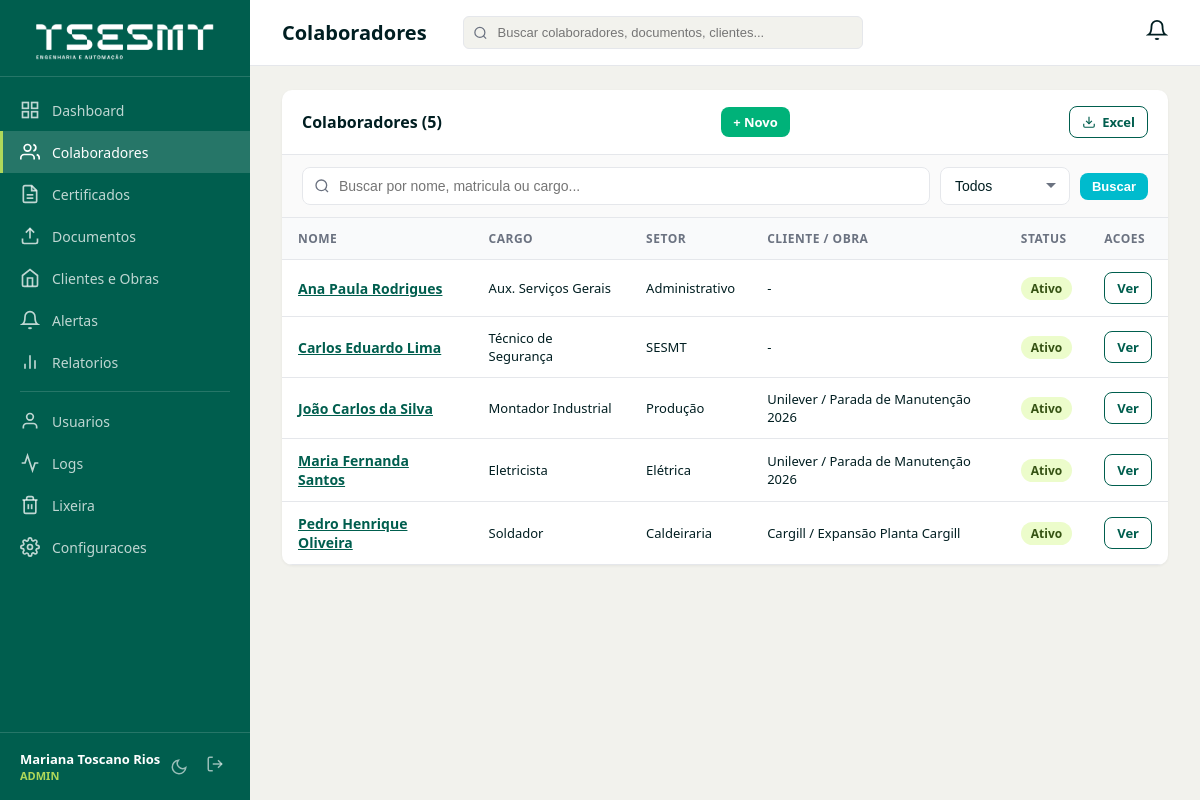
The page /colaboradores (signed in) on the database its author committed.
### tables this page shows
CREATE TABLE IF NOT EXISTS colaboradores (
    id INT AUTO_INCREMENT PRIMARY KEY,
    nome_completo VARCHAR(200) NOT NULL,
    cpf_encrypted VARCHAR(255) NULL,
    cpf_hash VARCHAR(64) NULL UNIQUE,
    data_nascimento DATE NULL,
    telefone VARCHAR(20) NULL,
    email VARCHAR(150) NULL,
    matricula VARCHAR(50) NULL,
    cargo VARCHAR(100) NULL,
    funcao VARCHAR(100) NULL,
    setor VARCHAR(100) NULL,
    cliente_id INT NULL,
    obra_id INT NULL,
    data_admissao DATE NULL,
    data_demissao DATE NULL,
    status ENUM('ativo','inativo','afastado') NOT NULL DEFAULT 'ativo',
    unidade VARCHAR(100) NULL,
     
    excluido_em DATETIME NULL,
    criado_em DATETIME NOT NULL DEFAULT CURRENT_TIMESTAMP,
    atualizado_em DATETIME NOT NULL DEFAULT CURRENT_TIMESTAMP ON UPDATE CURRENT_TIMESTAMP,
    FOREIGN KEY (cliente_id) REFERENCES clientes(id) ON DELETE SET NULL,
    FOREIGN KEY (obra_id) REFERENCES obras(id) ON DELETE SET NULL,
    INDEX idx_nome (nome_completo),
    INDEX idx_status (status),
    INDEX idx_cliente (cliente_id),
    INDEX idx_obra (obra_id),
    INDEX idx_cpf_hash (cpf_hash),
    INDEX idx_excluido_em (excluido_em)
);

CREATE TABLE IF NOT EXISTS clientes (
    id INT AUTO_INCREMENT PRIMARY KEY,
    razao_social VARCHAR(200) NOT NULL,
    nome_fantasia VARCHAR(200) NULL,
    cnpj VARCHAR(18) NULL,
    contato_nome VARCHAR(150) NULL,
    contato_email VARCHAR(150) NULL,
    contato_telefone VARCHAR(20) NULL,
    ativo TINYINT(1) NOT NULL DEFAULT 1,
    criado_em DATETIME NOT NULL DEFAULT CURRENT_TIMESTAMP,
    atualizado_em DATETIME NOT NULL DEFAULT CURRENT_TIMESTAMP ON UPDATE CURRENT_TIMESTAMP,
    INDEX idx_cnpj (cnpj),
    INDEX idx_ativo (ativo)
);

CREATE TABLE IF NOT EXISTS obras (
    id INT AUTO_INCREMENT PRIMARY KEY,
    cliente_id INT NOT NULL,
    nome VARCHAR(200) NOT NULL,
    local_obra VARCHAR(200) NULL,
    data_inicio DATE NULL,
    data_fim DATE NULL,
    status ENUM('ativa','concluida','suspensa') NOT NULL DEFAULT 'ativa',
    criado_em DATETIME NOT NULL DEFAULT CURRENT_TIMESTAMP,
    atualizado_em DATETIME NOT NULL DEFAULT CURRENT_TIMESTAMP ON UPDATE CURRENT_TIMESTAMP,
    FOREIGN KEY (cliente_id) REFERENCES clientes(id) ON DELETE RESTRICT,
    INDEX idx_cliente (cliente_id),
    INDEX idx_status (status)
);

### app/Views/colaboradores/index.php (the view, shortened to what the rows shown need)
<div class="table-container">
    <div class="table-header">
        <span class="table-title">Colaboradores (<?= $total ?>)</span>
        <?php if (!$isReadOnly): ?>
        <a href="/colaboradores/novo" class="btn btn-primary btn-sm">+ Novo</a>
        <?php endif; ?>
        <a href="/exportar/colaboradores?status=<?= urlencode($status ?? '') ?>" class="btn btn-outline btn-sm" title="Exportar Excel">
            <svg width="14" height="14" viewBox="0 0 24 24" fill="none" stroke="currentColor" stroke-width="2"><path d="M21 15v4a2 2 0 01-2 2H5a2 2 0 01-2-2v-4"/><polyline points="7 10 12 15 17 10"/><line x1="12" y1="15" x2="12" y2="3"/></svg>
            Excel
        </a>
    </div>
    <div style="padding:12px 20px; border-bottom:1px solid #e5e7eb; background:#fafafa;">
        <form method="GET" action="/colaboradores" id="search-form" style="display:flex; gap:10px; align-items:center; flex-wrap:wrap;">
            <div class="search-box" style="flex:1; min-width:250px;">
                <svg width="16" height="16" viewBox="0 0 24 24" fill="none" stroke="currentColor" stroke-width="2"><circle cx="11" cy="11" r="8"/><line x1="21" y1="21" x2="16.65" y2="16.65"/></svg>
                <input type="text" name="q" class="form-control" placeholder="Buscar por nome, matricula ou cargo..." value="<?= htmlspecialchars($search) ?>" id="search-input" autocomplete="off">
            </div>
            <select name="status" class="form-control" style="width:130px;" onchange="this.form.submit()">
                <option value="">Todos</option>
            </select>
            <button type="submit" class="btn btn-secondary btn-sm">Buscar</button>
        </form>
    </div>
    <table>
        <thead>
            <tr>
                <th>Nome</th>
                <th>Cargo</th>
                <th>Setor</th>
                <th>Cliente / Obra</th>
                <th>Status</th>
                <th>Acoes</th>
            </tr>
        </thead>
        <tbody>
            <?php if (empty($colaboradores)): ?>
            <tr><td colspan="6" style="text-align:center;color:#6b7280;padding:32px;">Nenhum colaborador encontrado.</td></tr>
            <?php else: ?>
            <?php foreach ($colaboradores as $c): ?>
            <tr>
                <td><a href="/colaboradores/<?= $c['id'] ?>" style="color:var(--c-primary);font-weight:600;"><?= htmlspecialchars($c['nome_completo']) ?></a></td>
                <td style="font-size:13px;"><?= htmlspecialchars($c['cargo'] ?? $c['funcao'] ?? '-') ?></td>
                <td style="font-size:13px;"><?= htmlspecialchars($c['setor'] ?? '-') ?></td>
                <td style="font-size:13px;"><?= htmlspecialchars($c['cliente_nome'] ?? '-') ?><?= !empty($c['obra_nome']) ? ' / ' . htmlspecialchars($c['obra_nome']) : '' ?></td>
                <td><span class="badge badge-<?= $c['status'] ?>"><?= ucfirst($c['status']) ?></span></td>
                <td>
                    <a href="/colaboradores/<?= $c['id'] ?>" class="btn btn-outline btn-sm">Ver</a>
                </td>
            </tr>
            <?php endforeach; ?>
            <?php endif; ?>
        </tbody>
    </table>
</div>

### app/Core/Router.php (shortened to what the rows shown need)
<?php
class Router
{
    private array $routes = [];
    private function addRoute(string $method, string $path, array $handler, array $middleware): void
    {
        $pattern = preg_replace('/\{(\w+)\}/', '(?P<$1>[^/]+)', $path);
        $pattern = '#^' . $pattern . '$#';
        $this->routes[] = [
            'method'     => $method,
            'pattern'    => $pattern,
            'handler'    => $handler,
            'middleware'  => $middleware,
        ];
    }
    public function dispatch(): void
    {
        $method = $_SERVER['REQUEST_METHOD'];
        $uri = parse_url($_SERVER['REQUEST_URI'], PHP_URL_PATH);
        $uri = rtrim($uri, '/') ?: '/';
        foreach ($this->routes as $route) {
            if ($route['method'] !== $method) {
                continue;
            }
            if (preg_match($route['pattern'], $uri, $matches)) {
                $params = array_filter($matches, 'is_string', ARRAY_FILTER_USE_KEY);
                [$controllerName, $action] = $route['handler'];
                $controller = new $controllerClass();
                call_user_func_array([$controller, $action], array_values($params));
                return;
            }
        }
    }
}

### rows shown on the page
colaboradores: nome_completo "Ana Paula Rodrigues", cargo "Aux. Serviços Gerais", setor "Administrativo", cliente_nome "-", status "Ativo"
colaboradores: nome_completo "Carlos Eduardo Lima", cargo "Técnico de Segurança", setor "SESMT", cliente_nome "-", status "Ativo"
colaboradores: nome_completo "João Carlos da Silva", cargo "Montador Industrial", setor "Produção", cliente.nome_fantasia "Unilever", obra.nome "Parada de Manutenção 2026", status "Ativo"
colaboradores: nome_completo "Maria Fernanda Santos", cargo "Eletricista", setor "Elétrica", cliente.nome_fantasia "Unilever", obra.nome "Parada de Manutenção 2026", status "Ativo"
colaboradores: nome_completo "Pedro Henrique Oliveira", cargo "Soldador", setor "Caldeiraria", cliente.nome_fantasia "Cargill", obra.nome "Expansão Planta Cargill", status "Ativo"

### other values the page prints
$total "5"
